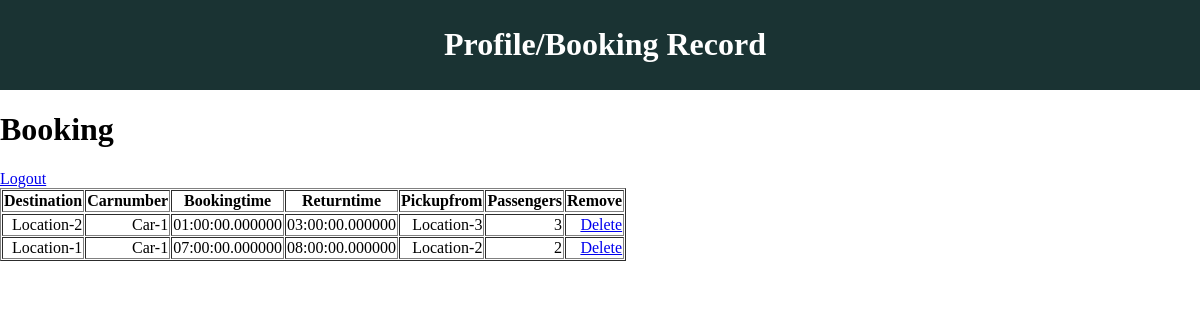
The page /car_booking/booking_profile.php (signed in) on the database its author committed.
### tables this page shows
CREATE TABLE `booking_placement1` (
  `Booking_number` int(11) NOT NULL,
  `id` int(30) NOT NULL,
  `Destination` varchar(30) NOT NULL,
  `Carnumber` varchar(30) NOT NULL,
  `Bookingtime` time(6) NOT NULL,
  `Returntime` time(6) NOT NULL,
  `Pickupfrom` varchar(30) NOT NULL,
  `Passengers` int(30) NOT NULL
);

### car_booking/booking_profile.php (the view, shortened to what this page needs)
<?php
	$id= $_SESSION["variable_name"];
	$sql="SELECT * FROM booking_placement1 WHERE id='$id'";
	$records=mysql_query($sql);
?>
<!DOCTYPE html>
<html>
<head>
	<link rel="stylesheet" type="text/css" href="style.css">
</head>
<body>
<div class="header">
	<h1>Profile/Booking Record</h1>
</div>
<table width="600" border="1" cellpadding="1" cellspacing="1">
<tr>
<th>Destination</th>
<th>Carnumber</th>
<th>Bookingtime</th>
<th>Returntime</th>
<th>Pickupfrom</th>
<th>Passengers</th>
<th>Remove</th>
<tr>
<?php
	while($employee=mysql_fetch_assoc($records))
	{
	echo "<tr>";
	echo "<td>".$employee["Destination"]."</td>";
	echo "<td>".$employee["Carnumber"]."</td>";
	echo "<td>".$employee["Bookingtime"]."</td>";
	echo "<td>".$employee["Returntime"]."</td>";
	echo "<td>".$employee["Pickupfrom"]."</td>";
	echo "<td>".$employee["Passengers"]."</td>";
	echo "<td><a href=delete.php?id=".$employee["Booking_number"].">Delete</a></td>";
	echo "</tr>";
	}
?>
<h1>Booking</h1>
<div><a href="logout.php">Logout</a></div>
</body>
</html>

### car_booking/style.css (style rules this page uses)
body { padding: 0px; margin: 0px; }
.header { background-color: #1A3333; color: white; text-align: center; top:0px; width:100%; padding: 5px; }
td { text-align: right; }

### rows shown on the page
booking_placement1: Destination "Location-2", Carnumber "Car-1", Bookingtime "01:00:00.000000", Returntime "03:00:00.000000", Pickupfrom "Location-3", Passengers "3"
booking_placement1: Destination "Location-1", Carnumber "Car-1", Bookingtime "07:00:00.000000", Returntime "08:00:00.000000", Pickupfrom "Location-2", Passengers "2"
